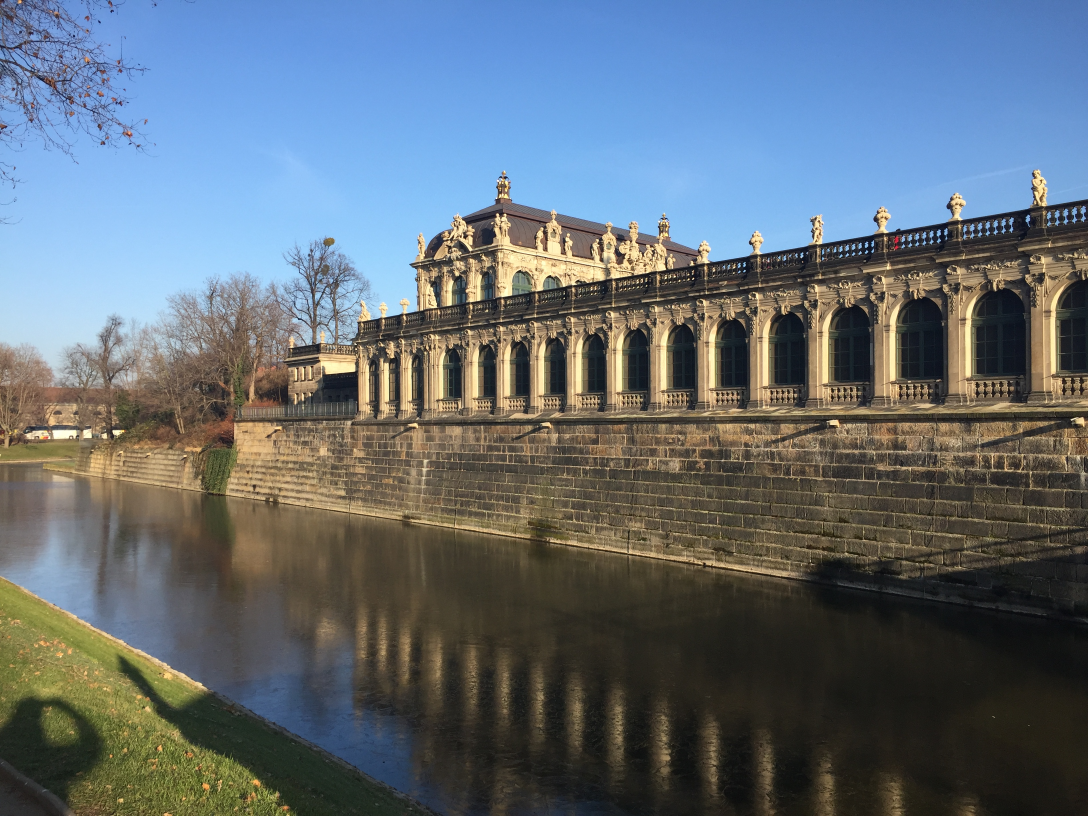
#> input picture IMG_1957.JPG, 3264 x 2448 px (shown at 1/3 size)
$ python -i interest_point_detect.py   (imports and definitions only)
#> lines starting #> are read from the running program, lines starting #| are printed output that depends on the picture
import cv2, sys
import numpy as np
from matplotlib import pyplot as plt

class interest_point_detect(object):
    def __init__(self, img_path):
        self.img_path = img_path
        self.read_image()
        # self.show_img(self.img)
        # self.show_img(self.img_gray)
        self.kp_features_sift()
        # self.show_img(self.img)
        # self.show_img(self.img_gray)
        print(len(self.kp))
        self.write_img(self.img_gray)

    def read_image(self):
        self.img = cv2.imread(self.img_path)
#> self.img is the input picture: shape (2448, 3264, 3); mean B, G, R 117.4, 108.9, 98.4
        if self.img is None:
            print('Invalid image:' + self.img_path)
        else:
            print('Image successfully read ...')
        # resize for easier visualize
        # self.img = cv2.resize(self.img, (500, 500), interpolation = cv2.INTER_AREA)
        self.img_gray = cv2.cvtColor(self.img, cv2.COLOR_BGR2GRAY) # or specify 0 in imread
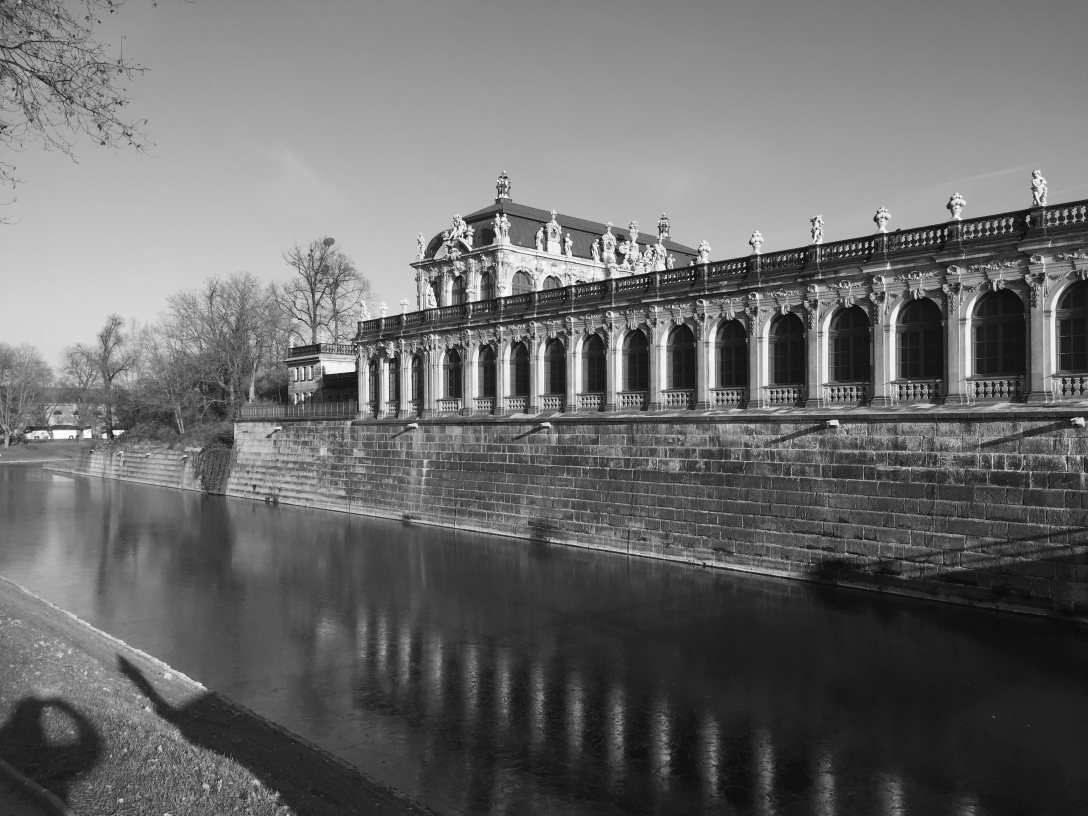
#> self.img_gray: shape (2448, 3264) (shown at 1/3 size); min 0, max 255, mean 106.7

    def kp_features_sift(self):
        """
        We use gray scale image and SIFT to compute
            kp: key points or interest points
            des: descriptors
        """
        self.sift = cv2.xfeatures2d.SIFT_create()
        self.kp, self.des = self.sift.detectAndCompute(self.img_gray, None)
#> self.kp = 58239 keypoints; strongest (x, y, size): (1692, 895, 2.7), (2079, 836, 3.8), (2038, 842, 3.5), (1775, 882, 2.9)
        self.img_gray = cv2.drawKeypoints(self.img_gray, self.kp, self.img_gray)
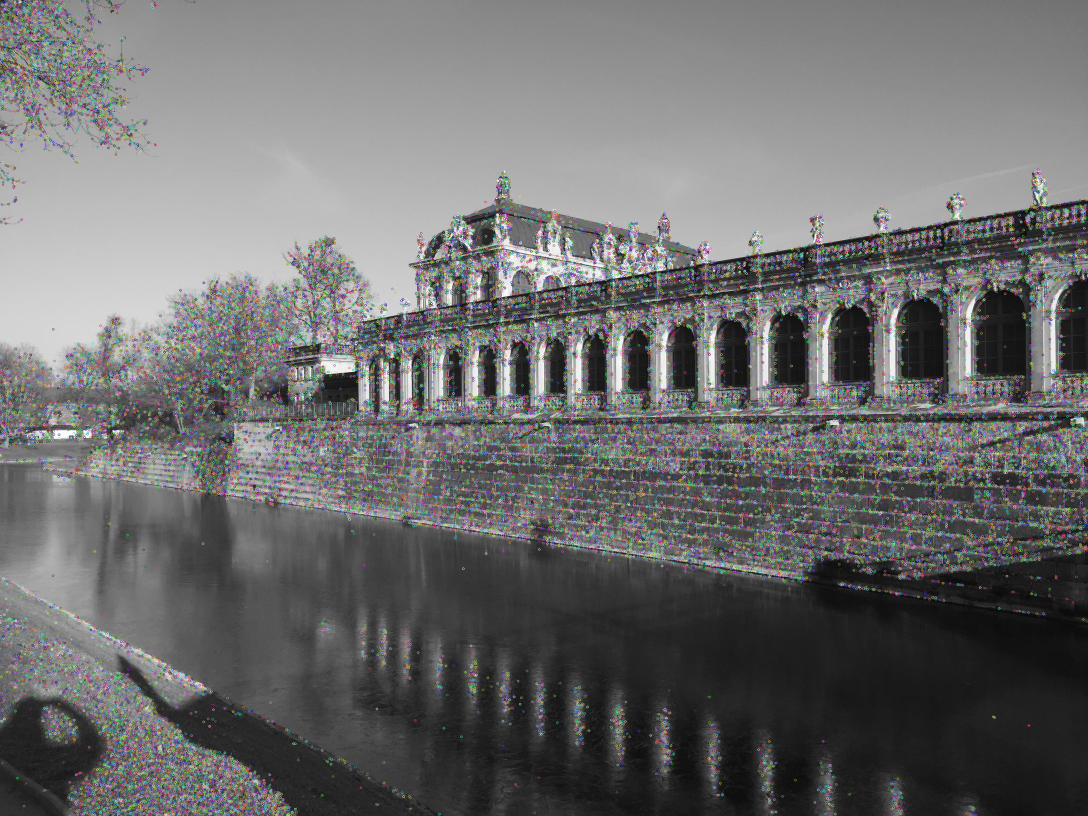
#> self.img_gray: shape (2448, 3264, 3) (shown at 1/3 size); mean of channels 0, 1, 2 108.7, 108.7, 108.7; drawn as B, G, R

    def kp_features_mser(self):
        pass

    def show_img(self, img):
        cv2.imshow('image', img)
        cv2.waitKey(0)
        cv2.destroyAllWindows()

    def write_img(self, img):
        cv2.imwrite('out-interest_point.jpg', img)

>>> result = interest_point_detect('IMG_1957.JPG').read_image()
#| 58239

$ run again, on IMG_4477.JPG
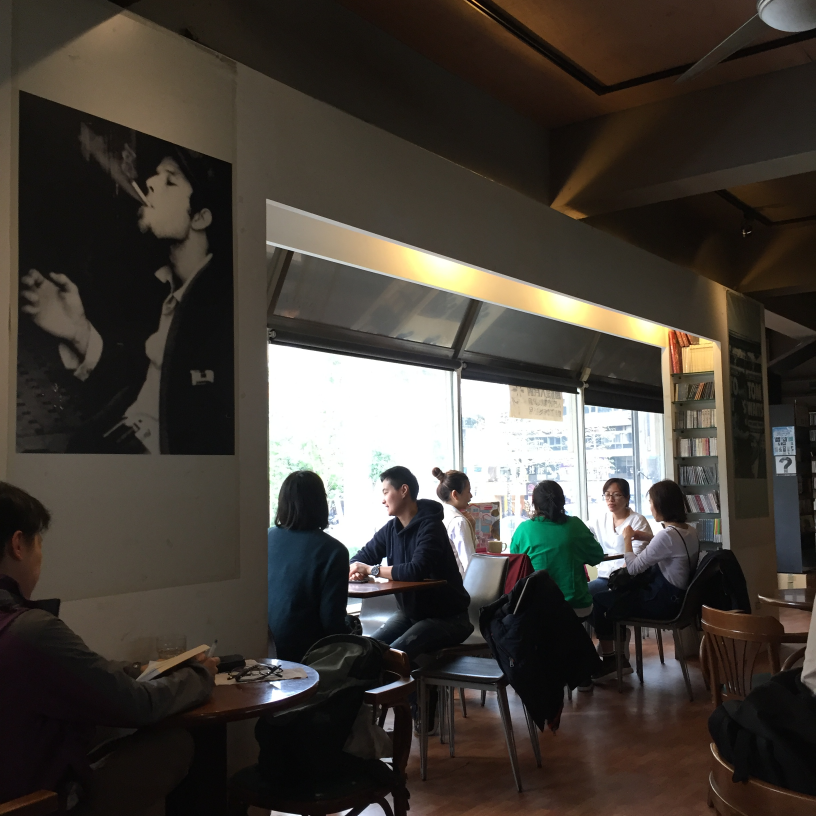
#> input picture IMG_4477.JPG, 2448 x 2448 px (shown at 1/3 size)
#> in read_image, self.img is the input picture: shape (2448, 2448, 3); mean B, G, R 56, 62.5, 68.2
#> in read_image, `self.img_gray = cv2.cvtColor(self.img, cv2.COLOR_BGR2GRAY)`:
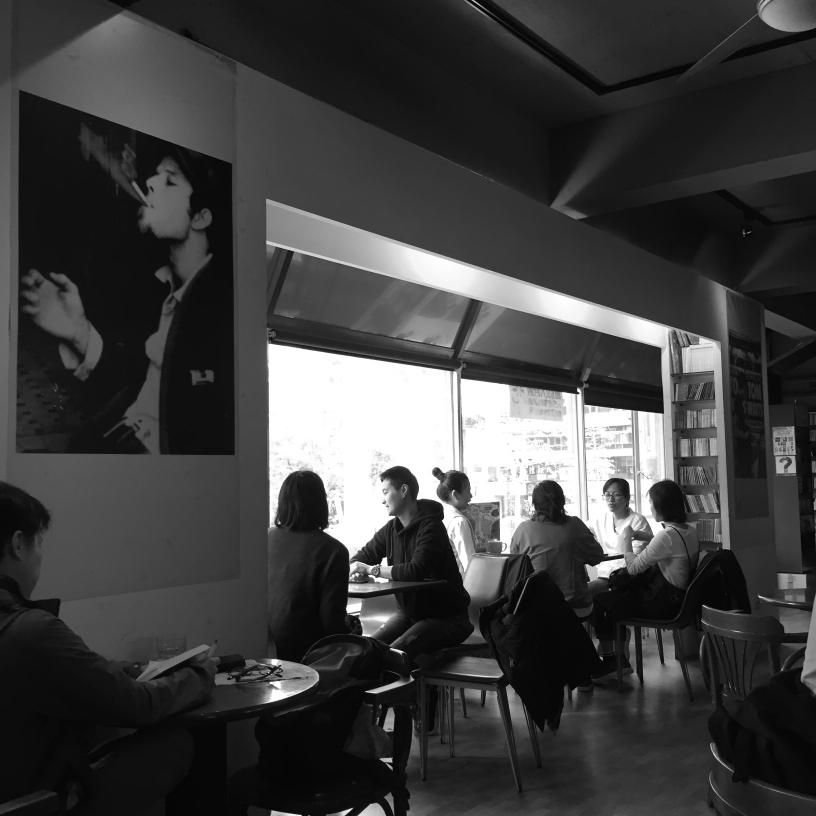
#> self.img_gray: shape (2448, 2448) (shown at 1/3 size); min 0, max 255, mean 63.5
#> self.kp = 7620 keypoints; strongest (x, y, size): (805, 2018, 2.4), (960, 1584, 2.7), (1154, 1682, 12.6), (824, 1986, 15.5)
#> in kp_features_sift, `self.img_gray = cv2.drawKeypoints(self.img_gray, self.kp, self.img_gray)`:
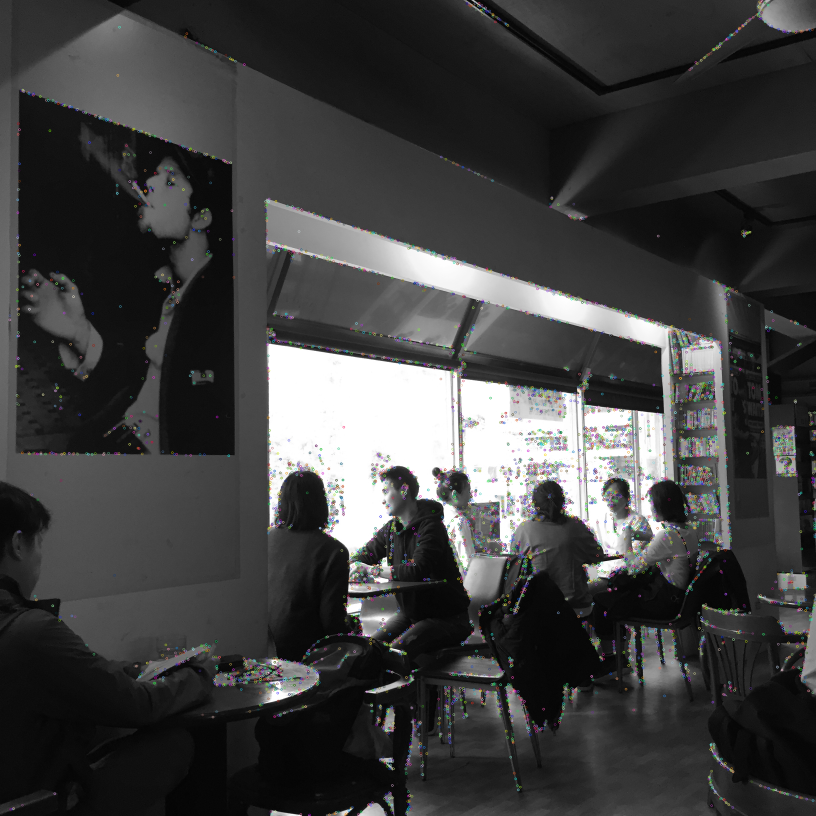
#> self.img_gray: shape (2448, 2448, 3) (shown at 1/3 size); mean of channels 0, 1, 2 63.8, 63.8, 63.8; drawn as B, G, R
#| 7620

$ run again, on IMG_4478.JPG
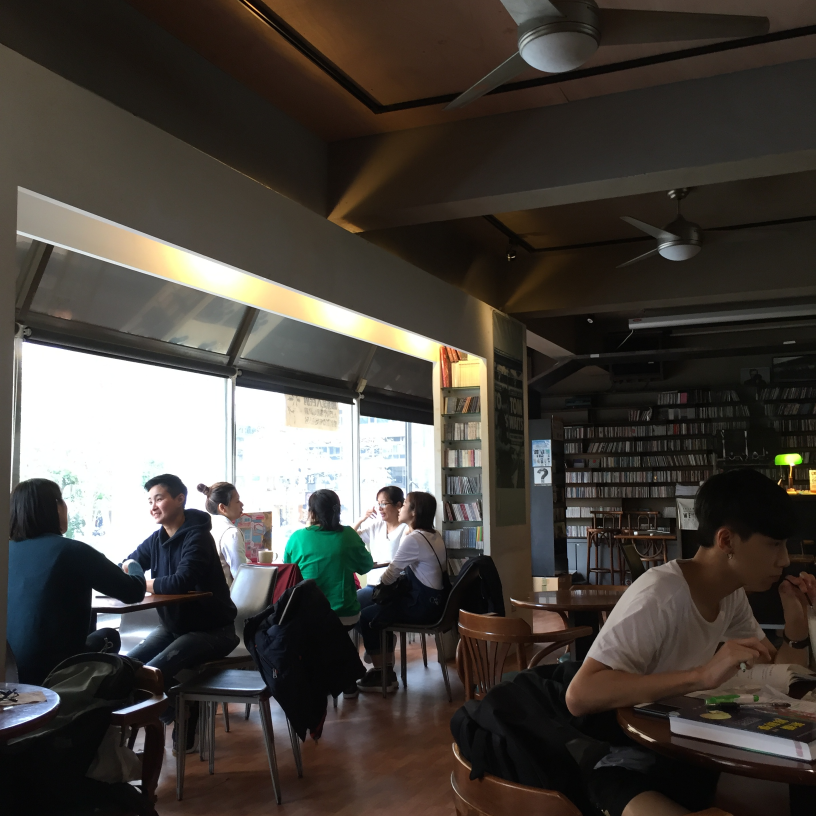
#> input picture IMG_4478.JPG, 2448 x 2448 px (shown at 1/3 size)
#> in read_image, self.img is the input picture: shape (2448, 2448, 3); mean B, G, R 60.8, 66.5, 71.6
#> in read_image, `self.img_gray = cv2.cvtColor(self.img, cv2.COLOR_BGR2GRAY)`:
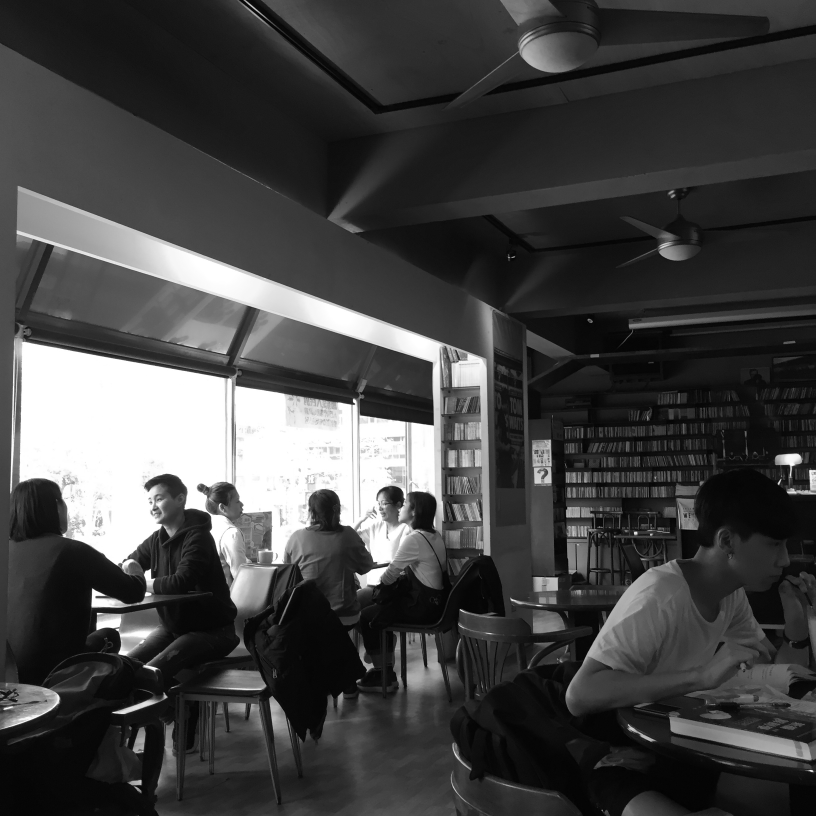
#> self.img_gray: shape (2448, 2448) (shown at 1/3 size); min 0, max 255, mean 67.3
#> self.kp = 9417 keypoints; strongest (x, y, size): (2373, 1379, 30.7), (1907, 1599, 7), (443, 1724, 16.7), (2435, 2313, 5)
#> in kp_features_sift, `self.img_gray = cv2.drawKeypoints(self.img_gray, self.kp, self.img_gray)`:
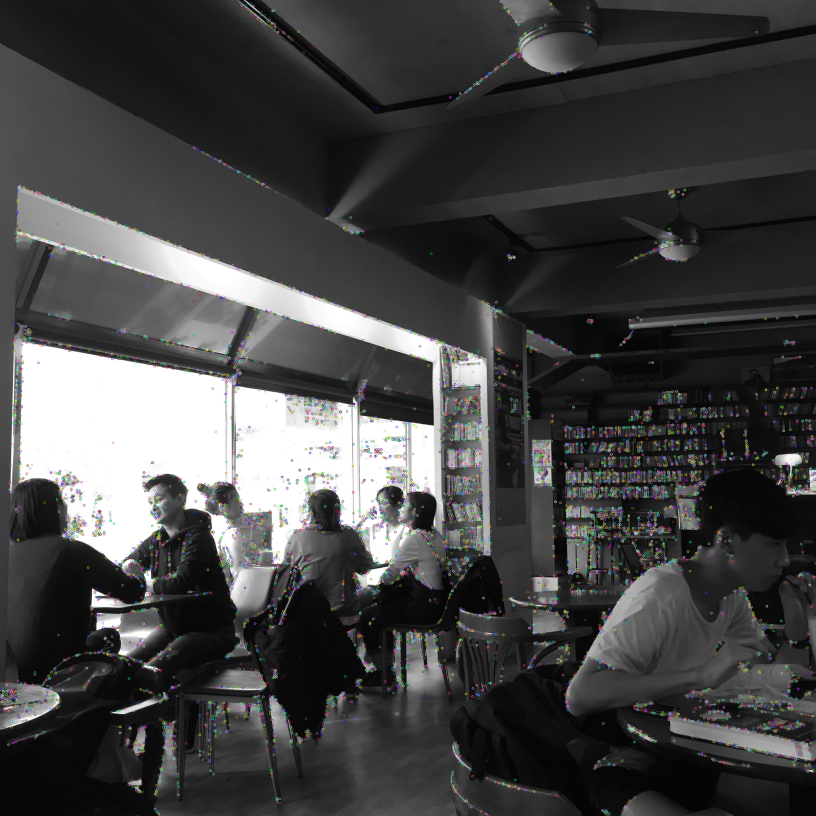
#> self.img_gray: shape (2448, 2448, 3) (shown at 1/3 size); mean of channels 0, 1, 2 68.2, 68.3, 68.3; drawn as B, G, R
#| 9417

$ run again, on IMG_4479.JPG
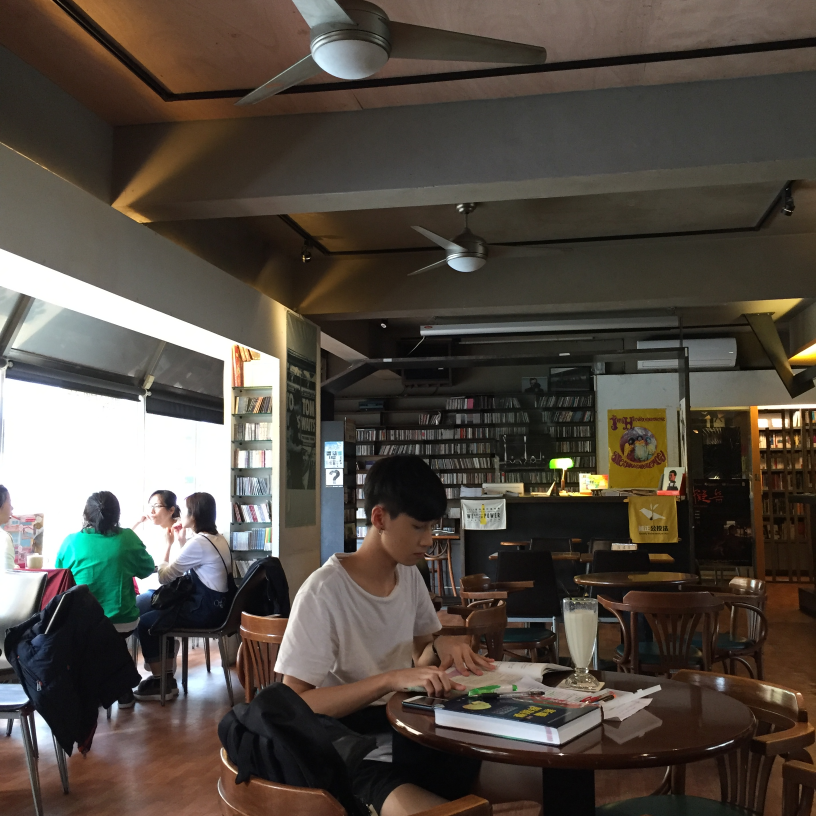
#> input picture IMG_4479.JPG, 2448 x 2448 px (shown at 1/3 size)
#> in read_image, self.img is the input picture: shape (2448, 2448, 3); mean B, G, R 67.1, 75.4, 83.1
#> in read_image, `self.img_gray = cv2.cvtColor(self.img, cv2.COLOR_BGR2GRAY)`:
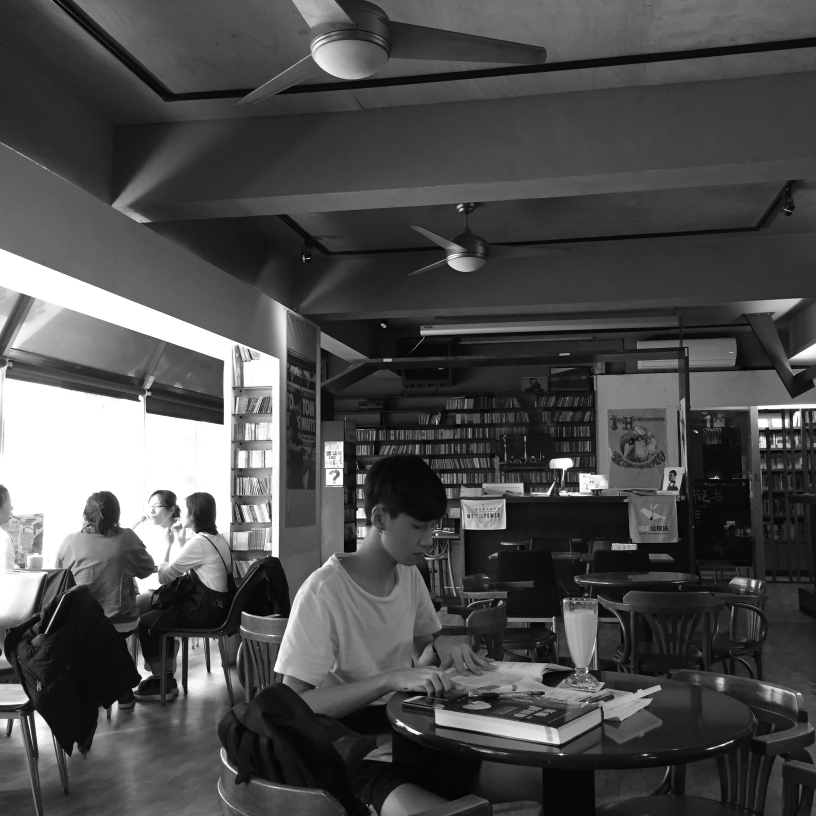
#> self.img_gray: shape (2448, 2448) (shown at 1/3 size); min 0, max 255, mean 76.7
#> self.kp = 12241 keypoints; strongest (x, y, size): (1689, 1391, 30.4), (920, 776, 2.1), (1082, 1541, 19.2), (441, 1756, 41.9)
#> in kp_features_sift, `self.img_gray = cv2.drawKeypoints(self.img_gray, self.kp, self.img_gray)`:
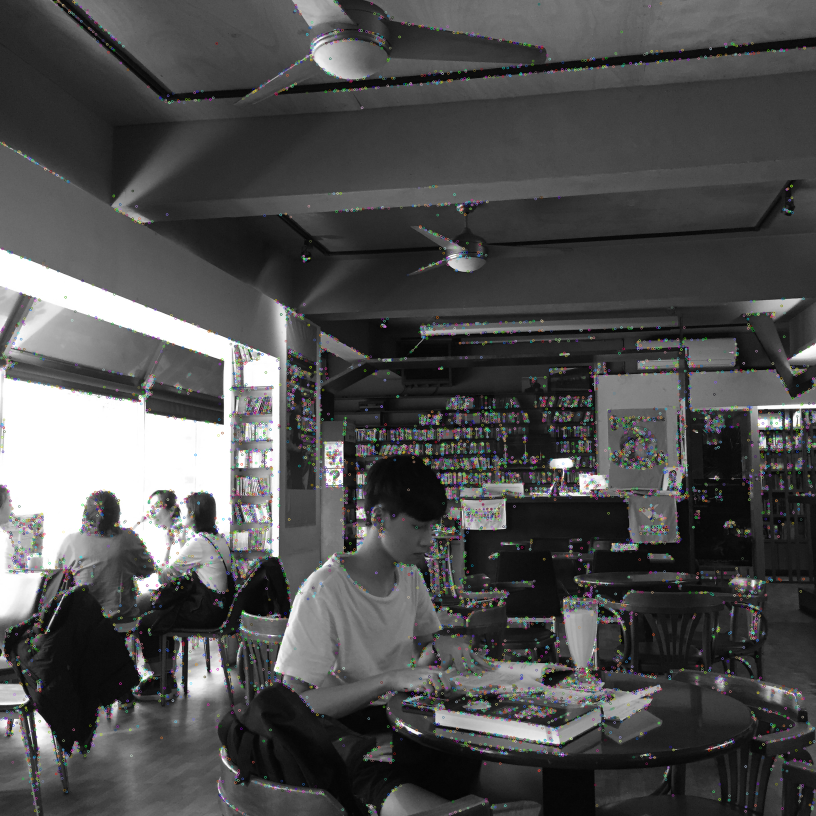
#> self.img_gray: shape (2448, 2448, 3) (shown at 1/3 size); mean of channels 0, 1, 2 78.1, 78.2, 78.1; drawn as B, G, R
#| 12241
